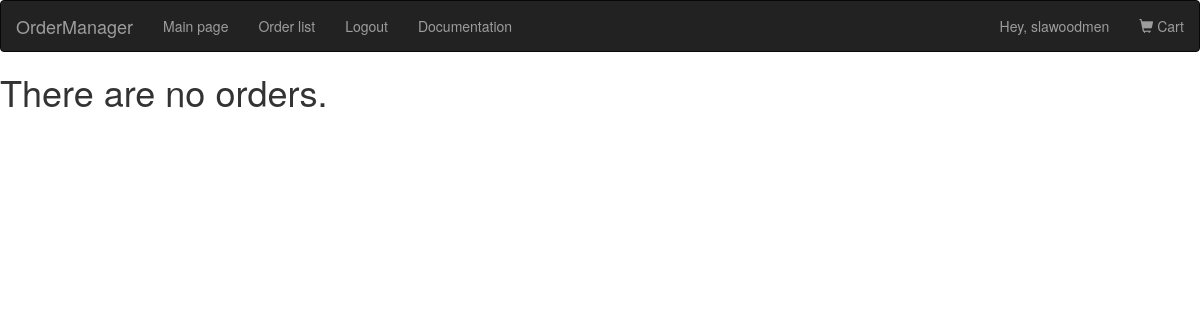
/orders/ (signed in), run on an earlier commit of the app's database.
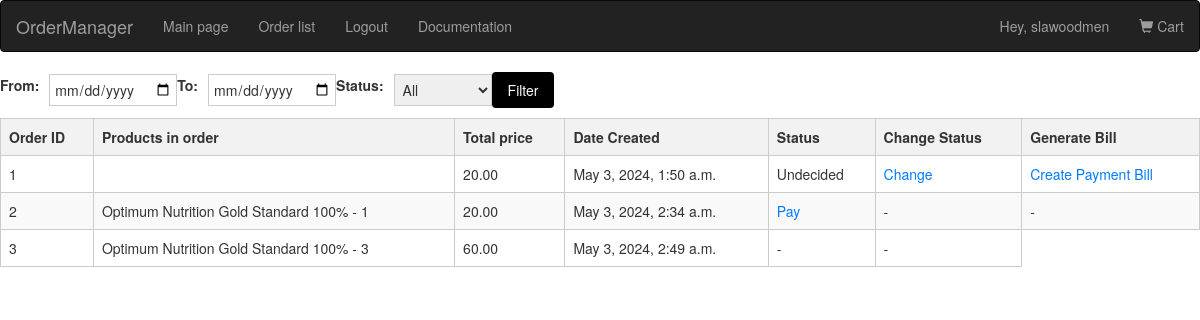
And on a later commit of the database.
### market/models.py (models this page shows, shortened)
class Order(models.Model):
    STATUS_CHOICES = (
        ("Undecided", "UNDECIDED"),
        ("Paid", "PAID"),
        ("Completed", "COMPLETED"),
    )
    customer = models.ForeignKey(User, on_delete=models.CASCADE, related_name='orders')
    address = models.CharField(max_length=250, default="")
    postal_code = models.CharField(max_length=20, default="")
    department_number = models.CharField(max_length=100, default="")
    created = models.DateTimeField(auto_now_add=False, blank=True, null=True, default=timezone.now)
    updated = models.DateTimeField(auto_now_add=False, blank=True, null=True, default=timezone.now)
    file = models.FileField(default="", null=True, blank=True)
    is_paid = models.BooleanField(default=False, null=True, blank=True)
    status = models.CharField(max_length=10, choices=STATUS_CHOICES, default="Undecided")
    phone = models.CharField(max_length=20, default="")
    created_at = models.DateTimeField(auto_now_add=True)
    total_price = models.DecimalField(max_digits=10, decimal_places=2, default=0)

class OrderItem(models.Model):
    order_of_item = models.ForeignKey('Order', on_delete=models.CASCADE, related_name='order_items', blank=True, null=True)
    product = models.ForeignKey(Product, on_delete=models.CASCADE, blank=True, null=True)
    quantity = models.PositiveIntegerField(default=0)
    price = models.DecimalField(max_digits=10, decimal_places=2, default=0)

class Product(models.Model):
    category = models.ForeignKey(Category, on_delete=models.SET_NULL, null=True)
    name = models.CharField(max_length=150, blank=True, null=True)
    image = models.ImageField(upload_to='products/', default='/default/image.jpg')
    price = models.DecimalField(max_digits=10, decimal_places=2, blank=True, null=True)
    short_description = models.TextField(max_length=200, blank=True, null=True)
    description = RichTextField()
    old_price = models.DecimalField(
        default=None, max_digits=10, decimal_places=2, blank=True, null=True
    )
    created = models.DateTimeField(
        auto_now_add=False, blank=True, null=True, default=timezone.now
    )
    def __str__(self):
        return self.name

### market/views.py (the view)
# urls.py: path("orders/", views.GetOrdersView.as_view(), name="showorders"),
class GetOrdersView(LoginRequiredMixin, View):
    def get(self, request):
        data = Order.objects.all()
        orders = filter_orders(request, data)
        context = {"orders": orders}
        return render(request, "market/order_list.html", context)

### market/utils.py (called while the page is built)
def filter_orders(request, queryset):
    from_date = request.GET.get("from")
    to_date = request.GET.get("to")
    status = request.GET.get("status")
    if from_date and to_date:
        queryset = queryset.filter(created__range=[from_date, to_date])
    if status:
        queryset = queryset.filter(status=status)
    user_role = request.user.role
    q = Q()
    if user_role == "CASHIER":
        q |= Q(status__in=["Undecided", "Paid"])
    elif user_role == "CONSULTANT":
        q |= Q(status__in=["Paid", "Completed"])
    elif user_role == "USER":
        q |= Q(customer=request.user)
    orders = queryset.filter(q)
    orders = orders.order_by("created", "status")
    return orders

### market/templates/market/order_list.html (shortened to what this page needs)
{% extends "main.html" %}
{% block content %}
<section>
    {% if orders %}
    <form method="GET" action="" class="filter-form">
        {% if request.user.role == 'ADMIN' %}
        <label for="from">From:</label>
        <input type="date" id="from" name="from">
        <label for="to">To:</label>
        <input type="date" id="to" name="to">
        {% endif %}
        <label for="status">Status:</label>
        <select id="status" name="status">
            <option value="">All</option>
        </select>
        <button type="submit" class="buy-button">Filter</button>
    </form>
    <table class="order-table">
        <thead>
            <tr>
                <th>Order ID</th>
                <th>Products in order</th>
                <th>Total price</th>
                <th>Date Created</th>
                <th>Status</th>
                {% if request.user.role != 'USER' %}
                <th>Change Status</th>
                <th>Generate Bill</th>
                {% endif %}
            </tr>
        </thead>
        <tbody>
            {% for order in orders %}
            <tr>
                <td>{{ order.id }}</td>
                <td>
                    {% for item in order.order_items.all %}
                    {{ item.product }} - {{ item.quantity }}<br>
                    {% endfor %}
                </td>
                <td>{{ order.total_price }}</td>
                <td>{{ order.created }}</td>
                {% if not order.is_paid %}
                {% if request.user == order.customer %}
                <td><a href="{% url 'checkout' pk=order.id %}">Pay</a></td>
                {% endif %}
                {% else %}
                <td><p>{{ order.status }}</p></td>
                {% endif %}
                {% if request.user.role != 'USER' and order.is_paid %}
                <td><a href="{% url 'change_status' pk=order.id %}">Change</a></td>
                {% if order.file %}
                <td><a href="{% url 'genpayment' pk=order.id %}">Recreate Payment Bill</a></td>
                <td><a href="{% url 'view_html' pk=order.id %}">Open Payment Bill</a></td>
                {% elif request.user.role == 'ADMIN' %}
                <td><a href="{% url 'genpayment' pk=order.id %}">Create Payment Bill</a></td>
                {% else %}
                <td>-</td>
                {% endif %}
                {% elif request.user.role != 'USER' %}
                <td>-</td>
                <td>-</td>
                {% endif %}
            </tr>
            {% endfor %}
        </tbody>
    </table>
    {% else %}
    <h1>There are no orders.</h1>
    {% endif %}
</section>
{% endblock %}

What changed in the data, as far as the page shows it:
changed User "slawoodmen": role "USER" → "ADMIN" (drawn)
added Order: id "1", total_price "20.00", created "May 3, 2024, 1:50 a.m.", status "Undecided", is_paid "Change"
added Order: id "2", total_price "20.00", created "May 3, 2024, 2:34 a.m.", is_paid "Pay"
added OrderItem: product "Optimum Nutrition Gold Standard 100%", quantity "1", shown under "2"
added Order: id "3", total_price "60.00", created "May 3, 2024, 2:49 a.m."
added OrderItem: product "Optimum Nutrition Gold Standard 100%", quantity "3"
Also different on the page:
form field status: (not shown) → "All"
text no longer shown: "There are no orders."
text now shown: "From: To: Status: Filter Order ID Products in order Total price Date Created Status Change Status Generate Bill"
